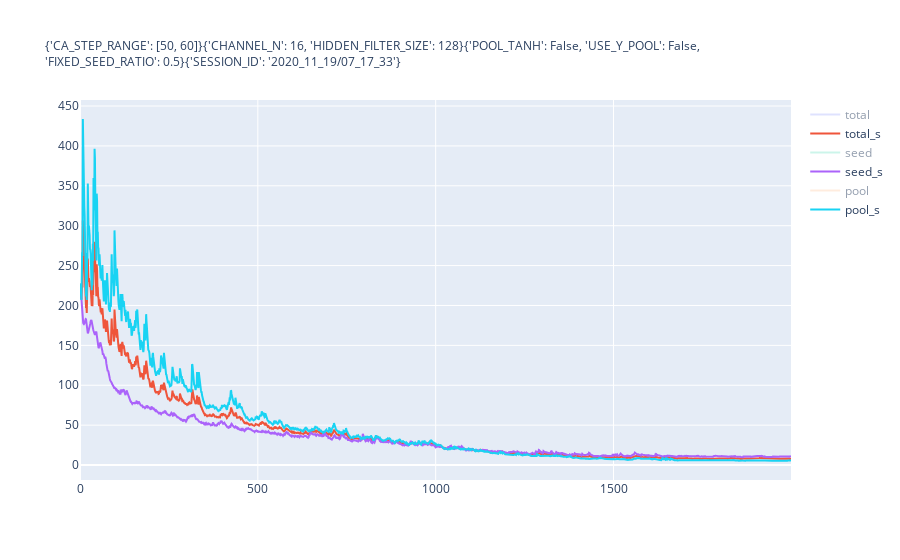

Notebook source saved alongside this figure:
### Code cell
# Show plot from above and plot it to visdom
# importlib.reload(disp)

plot = disp.plot_losses(trainer.loss_log, return_plot=True, title_text=utils.get_cfg_infos())
plot.show()
# utils.save_json(plotly.io.to_json(plot))
# utils.save_fig(plot, as_img=True)
vis.plotlyplot(plot) # , env="present")

### Figure 1 — Plotly figure (JSON) as saved in the notebook; plotly's stock layout.template omitted (floating-point values rounded to 4 significant figures; data arrays with more than 128 entries replaced by an {"elided": "..."} marker saying what was removed)
{"data": [{"name": "total", "opacity": 0.4, "type": "scatter", "visible": "legendonly", "y": {"elided": "2000 float values"}}, {"name": "total_s", "type": "scatter", "y": {"elided": "2000 float values"}}, {"name": "seed", "opacity": 0.4, "type": "scatter", "visible": "legendonly", "y": {"elided": "2000 float values"}}, {"name": "seed_s", "type": "scatter", "y": {"elided": "2000 float values"}}, {"name": "pool", "opacity": 0.4, "type": "scatter", "visible": "legendonly", "y": {"elided": "2000 float values"}}, {"name": "pool_s", "type": "scatter", "y": {"elided": "2000 float values"}}], "layout": {"title": {"font": {"size": 12}, "text": "{'CA_STEP_RANGE': [50, 60]}{'CHANNEL_N': 16, 'HIDDEN_FILTER_SIZE': 128}{'POOL_TANH': False, 'USE_Y_POOL': False,<br>'FIXED_SEED_RATIO': 0.5}{'SESSION_ID': '2020_11_19/07_17_33'}"}}}
